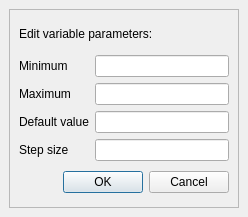
<ui version="4.0" >
 <author></author>
 <comment></comment>
 <exportmacro></exportmacro>
 <class>OptionNumberEditor</class>
 <widget class="QDialog" name="OptionNumberEditor" >
  <property name="geometry" >
   <rect>
    <x>0</x>
    <y>0</y>
    <width>248</width>
    <height>217</height>
   </rect>
  </property>
  <property name="sizePolicy" >
   <sizepolicy>
    <hsizetype>0</hsizetype>
    <vsizetype>0</vsizetype>
    <horstretch>0</horstretch>
    <verstretch>0</verstretch>
   </sizepolicy>
  </property>
  <property name="windowTitle" >
   <string>Dialog</string>
  </property>
  <layout class="QVBoxLayout" >
   <property name="margin" >
    <number>9</number>
   </property>
   <property name="spacing" >
    <number>6</number>
   </property>
   <item>
    <widget class="QFrame" name="frame" >
     <property name="frameShape" >
      <enum>QFrame::StyledPanel</enum>
     </property>
     <property name="frameShadow" >
      <enum>QFrame::Sunken</enum>
     </property>
     <layout class="QVBoxLayout" >
      <property name="margin" >
       <number>9</number>
      </property>
      <property name="spacing" >
       <number>6</number>
      </property>
      <item>
       <widget class="QLabel" name="label" >
        <property name="text" >
         <string>Edit variable parameters:</string>
        </property>
       </widget>
      </item>
      <item>
       <layout class="QHBoxLayout" >
        <property name="margin" >
         <number>0</number>
        </property>
        <property name="spacing" >
         <number>6</number>
        </property>
        <item>
         <layout class="QVBoxLayout" >
          <property name="margin" >
           <number>0</number>
          </property>
          <property name="spacing" >
           <number>6</number>
          </property>
          <item>
           <widget class="QLabel" name="label_2" >
            <property name="text" >
             <string>Minimum</string>
            </property>
           </widget>
          </item>
          <item>
           <widget class="QLabel" name="label_3" >
            <property name="text" >
             <string>Maximum</string>
            </property>
           </widget>
          </item>
          <item>
           <widget class="QLabel" name="label_5" >
            <property name="text" >
             <string>Default value</string>
            </property>
           </widget>
          </item>
          <item>
           <widget class="QLabel" name="label_4" >
            <property name="text" >
             <string>Step size</string>
            </property>
           </widget>
          </item>
         </layout>
        </item>
        <item>
         <layout class="QVBoxLayout" >
          <property name="margin" >
           <number>0</number>
          </property>
          <property name="spacing" >
           <number>6</number>
          </property>
          <item>
           <widget class="QLineEdit" name="minEdit" />
          </item>
          <item>
           <widget class="QLineEdit" name="maxEdit" />
          </item>
          <item>
           <widget class="QLineEdit" name="defaultEdit" />
          </item>
          <item>
           <widget class="QLineEdit" name="stepEdit" />
          </item>
         </layout>
        </item>
       </layout>
      </item>
      <item>
       <layout class="QHBoxLayout" >
        <property name="margin" >
         <number>0</number>
        </property>
        <property name="spacing" >
         <number>6</number>
        </property>
        <item>
         <spacer>
          <property name="orientation" >
           <enum>Qt::Horizontal</enum>
          </property>
          <property name="sizeHint" >
           <size>
            <width>131</width>
            <height>31</height>
           </size>
          </property>
         </spacer>
        </item>
        <item>
         <widget class="QPushButton" name="okButton" >
          <property name="text" >
           <string>OK</string>
          </property>
         </widget>
        </item>
        <item>
         <widget class="QPushButton" name="cancelButton" >
          <property name="text" >
           <string>Cancel</string>
          </property>
         </widget>
        </item>
       </layout>
      </item>
     </layout>
    </widget>
   </item>
  </layout>
 </widget>
 <pixmapfunction></pixmapfunction>
 <resources/>
 <connections>
  <connection>
   <sender>okButton</sender>
   <signal>clicked()</signal>
   <receiver>OptionNumberEditor</receiver>
   <slot>accept()</slot>
   <hints>
    <hint type="sourcelabel" >
     <x>278</x>
     <y>253</y>
    </hint>
    <hint type="destinationlabel" >
     <x>96</x>
     <y>254</y>
    </hint>
   </hints>
  </connection>
  <connection>
   <sender>cancelButton</sender>
   <signal>clicked()</signal>
   <receiver>OptionNumberEditor</receiver>
   <slot>reject()</slot>
   <hints>
    <hint type="sourcelabel" >
     <x>369</x>
     <y>253</y>
    </hint>
    <hint type="destinationlabel" >
     <x>179</x>
     <y>282</y>
    </hint>
   </hints>
  </connection>
 </connections>
</ui>
